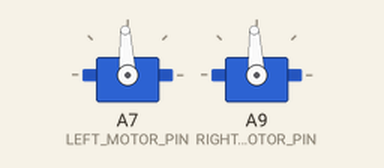
Simulated run of this sketch. Board: Arduino Mega 2560, built with avr-gcc and run on an emulated ATmega2560. Parts: 2 × servo. What the sketch prints to the serial monitor is not drawn.

Above: at 0.1 s.
At 5.1 s:
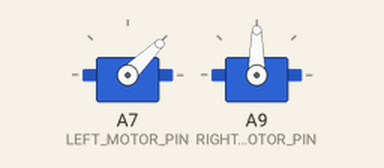
Timing chart, 0 to 6.6 s (numbered marks = the images above):
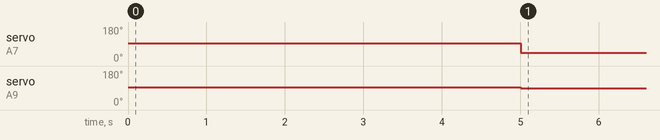

The sketch:

integrate_reciever_and_motor_controller.ino
```cpp
#include <Arduino.h>
#include <Servo.h>

// rx vals
#define RCPinForward A3
#define RCPinTurn A0
#define ZERO_POINT_SIGNAL 1510
// motor vals
// signal to arm the motor, must be sent on startup.
#define ARM_SIGNAL 1500
#define ARM_DURATION 5000 // milliseconds
#define LEFT_MOTOR_PIN A7
#define RIGHT_MOTOR_PIN A9
#define MOTOR_MAX_MS 2000
#define MOTOR_MIN_MS 1000
const int motorPulseRange = MOTOR_MAX_MS - MOTOR_MIN_MS;
// servo handles PWM
Servo left_esc;
Servo right_esc;


const bool debug = true;

// struct to hold gamepad raw values in pwm signal units
typedef struct {
  volatile unsigned long startTime;
  volatile unsigned long pulseWidth;
} PWMInput;

// noramalized gamepad units.
typedef struct {
  double forward_command; // -1 to 1 of the signal
  double turn_command;
} JoystickCommand;

// the normalized drive signal that will be sent to the motors
typedef struct {
  double left_command;  // -1 to 1
  double right_command; // -1 to 1
} DriveSignal;

PWMInput inputForward;
PWMInput inputTurn;
JoystickCommand stick_command;
DriveSignal drive_signal;

void setup() {
  pinMode(RCPinForward, INPUT);
  pinMode(RCPinTurn, INPUT);

  attachInterrupt(digitalPinToInterrupt(RCPinForward), handleInterruptForward, CHANGE);
  attachInterrupt(digitalPinToInterrupt(RCPinTurn), handleInterruptTurn, CHANGE);
  initialize_esc();
  if (debug) {
    Serial.begin(9600);
  }
}


void loop() {
  noInterrupts();
  unsigned long pulseWidthForward = inputForward.pulseWidth;
  unsigned long pulseWidthTurn = inputTurn.pulseWidth;
  interrupts();
  // convert from raw reciever to -1 to 1, stores in stick_command struct.
  reciever_to_command(pulseWidthForward,pulseWidthTurn);
  // swap this for different drive modes...
  tank_steering_normalized();
  write_motor_signal(drive_signal.left_command, drive_signal.right_command);

  if (debug) {
    Serial.print("Forward/Backward signal: ");
    Serial.print(stick_command.forward_command);
    Serial.print(" | Turn signal: ");
    Serial.println(stick_command.turn_command);
  }

  delay(100); // Small delay to prevent flooding the serial output.
}


void handleInterruptForward() {
  unsigned long currentTime = micros();
  if (digitalRead(RCPinForward) == HIGH) {
    inputForward.startTime = currentTime;
  } else {
    inputForward.pulseWidth = currentTime - inputForward.startTime;
  }
}

void handleInterruptTurn() {
  unsigned long currentTime = micros();
  if (digitalRead(RCPinTurn) == HIGH) {
    inputTurn.startTime = currentTime;
  } else {
    inputTurn.pulseWidth = currentTime - inputTurn.startTime;
  }
}

void reciever_to_command(unsigned long pulseWidthForward, unsigned long pulseWidthTurn) {
  stick_command.forward_command = (double)((long)pulseWidthForward - ZERO_POINT_SIGNAL) / 495.0;
  stick_command.turn_command = ((double)((long)pulseWidthTurn - ZERO_POINT_SIGNAL) / 500.0) + 0.02;
}

void tank_steering_normalized() {
  // turning is negative so subtracting from the left and adding to the right will make it turn to the left and vice cersa
  drive_signal.left_command = stick_command.forward_command + stick_command.turn_command;
  drive_signal.right_command = stick_command.forward_command - stick_command.turn_command;
}

// initialize the speed controllers and follow setup routine.
void initialize_esc() {
  left_esc.attach(LEFT_MOTOR_PIN);
  right_esc.attach(RIGHT_MOTOR_PIN);
  left_esc.writeMicroseconds(ARM_SIGNAL);
  right_esc.writeMicroseconds(ARM_SIGNAL);
  delay(ARM_DURATION);
}

void write_motor_signal(double left_normalized, double right_normalized) {
  int left_pwm = mapNormalizedCommandToMicroseconds(left_normalized);
  int right_pwm = mapNormalizedCommandToMicroseconds(right_normalized);
  if (debug) {
    Serial.println("actual motor PWM: ");
    Serial.println(left_pwm);
    Serial.println(right_pwm);
  }
  left_esc.writeMicroseconds(left_pwm);
  right_esc.writeMicroseconds(right_pwm);
}

// maps a -1 to 1 motor command into the appropriate range for our system.
int mapNormalizedCommandToMicroseconds(double normalized_command) {
  // Make sure command is within the expected range.
  if (normalized_command > 1.0) normalized_command = 1.0;
  if (normalized_command < -1.0) normalized_command = -1.0;

  // Midpoint for the motor's pulse width
  const double motorMidPoint = (MOTOR_MAX_MS + MOTOR_MIN_MS) / 2.0;

  // Now map the command to the motor's pulse width.
  double pulseWidth = motorMidPoint + (normalized_command * motorPulseRange / 2.0);

  return (int) pulseWidth;
}
```

Measured:
- by itself, servo on A7 (LEFT_MOTOR_PIN): 93° → 44° at 5.0 s
- by itself, servo on A9 (RIGHT_MOTOR_PIN): 93° → 90° at 5.0 s
